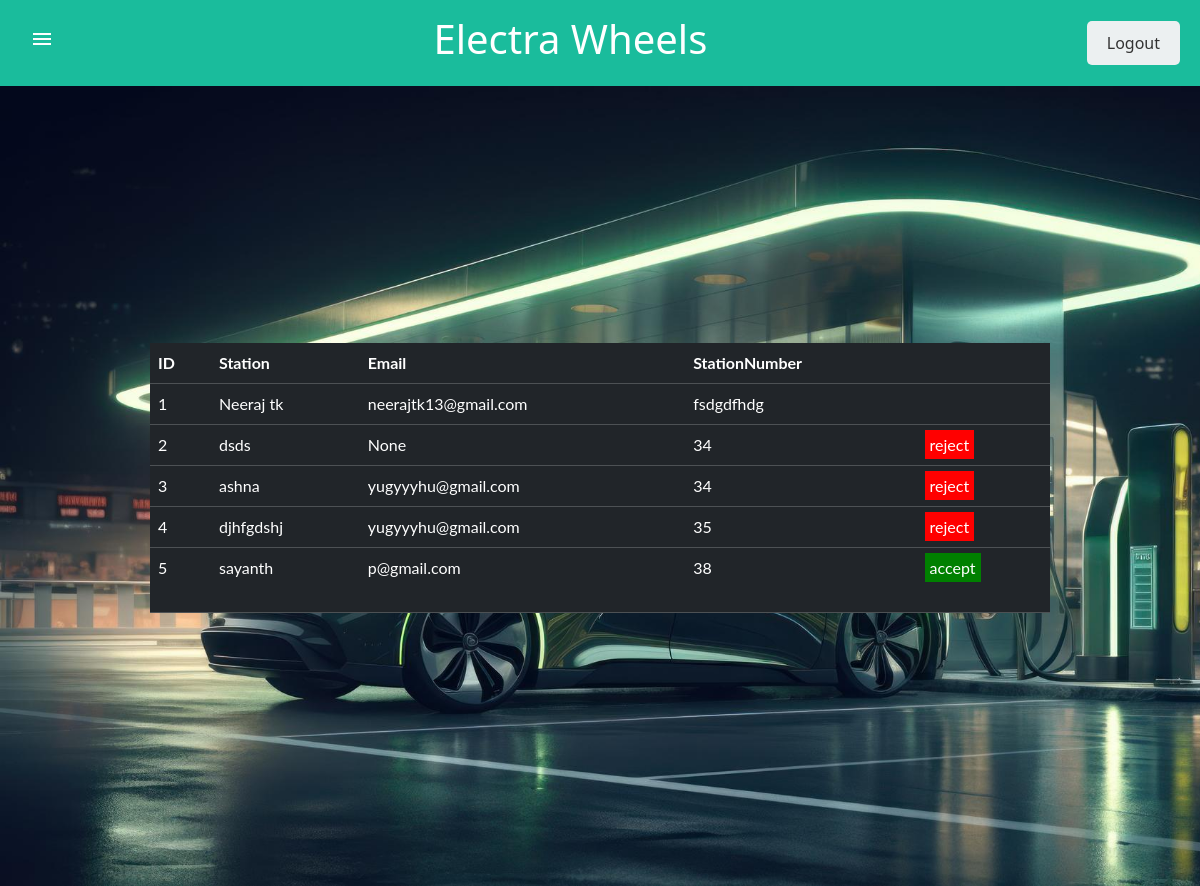
The page /station/ on the database as committed earlier.
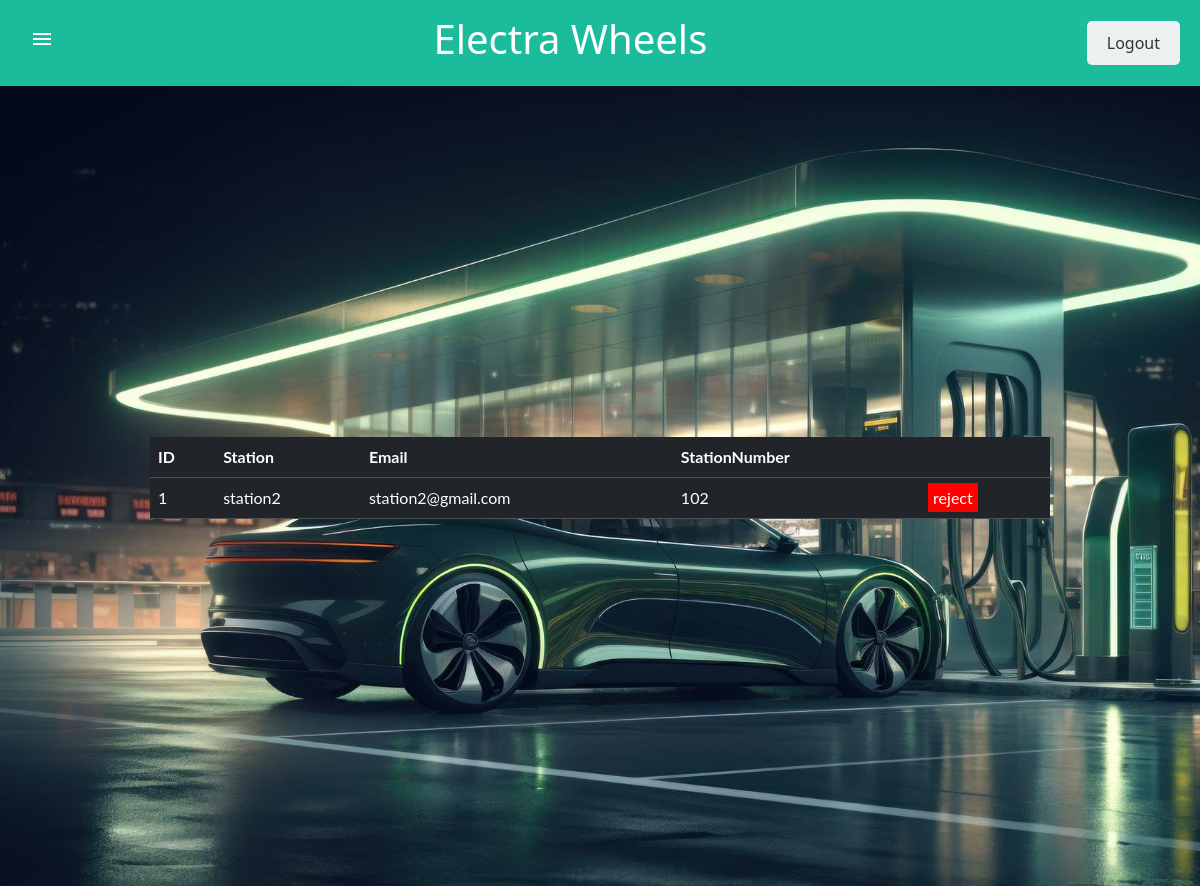
The same page on the database as committed later.
### evapp/models.py (models this page shows)
class StationTable(models.Model):
    LOGIN=models.ForeignKey(Logintable, on_delete=models.CASCADE)
    Name = models.CharField(max_length=30, blank=True, null=True)
    latitude = models.FloatField(null=True, blank=True)
    longitude = models.FloatField(null=True, blank=True)
    Email = models.CharField(max_length=30, blank=True, null=True)
    StationNumber = models.CharField(max_length=30, blank=True, null=True)
    status = models.CharField(max_length=30, blank=True, null=True, default='active')

### evapp/views.py (the view)
# urls.py: path('station/',StationPage.as_view(), name="station"),
class StationPage(View):
    login_url='/'
    def get(self,request):
        obj = StationTable.objects.all()
        return render(request, 'manage station.html',{'obj':obj})

### template/manage station.html
{% extends 'admin_home.html'%}
{%block body%}
<div class="body">
    <table class="table table-dark" style="width: 900px">
        <tr>
            <th>ID</th>
            <th>Station</th>
            <th>Email</th>
            <th>StationNumber</th>
            <th></th>
        </tr>
        {% for i in obj %}
        <tr>
            <td>{{ forloop.counter}}</td>
            <td>{{i.Name}}</td>
            <td>{{i.Email}}</td>
            <td>{{i.StationNumber}}</td>
            <td>
                {% if i.LOGIN.status == "pending" %}
                <a href="/accept_station/{{i.LOGIN.id}}" id="accept">accept</a><br><br>
                <a href="/reject_station/{{i.LOGIN.id}}" id="reject">reject</a>
                {% elif i.LOGIN.status == "active" %}
                <a href="/reject_station/{{i.LOGIN.id}}" id="reject">reject</a>
                {% elif i.LOGIN.status == "reject" %}
                <a href="/accept_station/{{i.LOGIN.id}}" id="accept">accept</a><br><br>
                {% endif %}
            </td>
        </tr>
        {% endfor %}
    </table>
</div>
    {% endblock %}

Rows that differ between the two databases and show on the page:
removed StationTable: Name "Neeraj tk", Email "neerajtk13@gmail.com", StationNumber "fsdgdfhdg"
removed StationTable: Name "dsds", Email "None", StationNumber "34"
removed StationTable: Name "ashna", Email "yugyyyhu@gmail.com", StationNumber "34"
removed StationTable: Name "djhfgdshj", Email "yugyyyhu@gmail.com", StationNumber "35"
removed StationTable: Name "sayanth", Email "p@gmail.com", StationNumber "38"
added StationTable: Name "station2", Email "station2@gmail.com", StationNumber "102"
